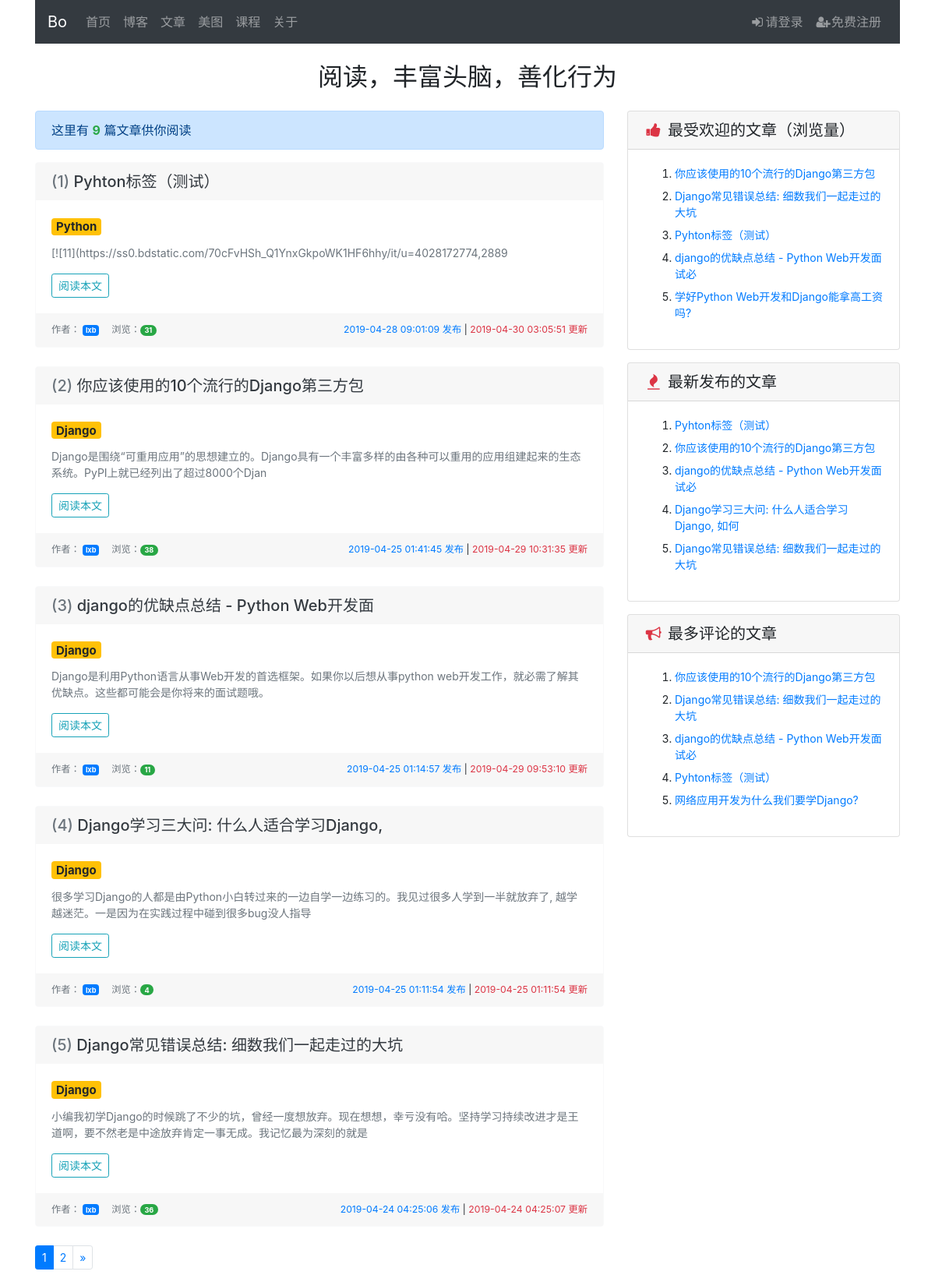
The page /article/list-article-titles/ on the database its author committed.
### article/models.py (models this page shows, shortened)
class ArticlePost(models.Model):
    author = models.ForeignKey(User, related_name='article',
                               on_delete=models.CASCADE, verbose_name='作者')
    title = models.CharField('标题', max_length=200)
    slug = models.SlugField('Slug', max_length=500)
    column = models.ForeignKey(ArticleColumn, related_name='article_column',
                               on_delete=models.CASCADE, verbose_name='栏目')
    body = models.TextField()
    created = models.DateTimeField('创建时间', default=timezone.now)
    updated = models.DateTimeField('修改时间', auto_now=True)
    users_like = models.ManyToManyField(User, related_name='articles_like', blank=True, verbose_name='点赞')
    total_views = models.PositiveIntegerField('浏览量', default=0)
    article_tag = models.ManyToManyField(ArticleTag, related_name='article_tag', blank=True, verbose_name='文章标签')
    class Meta:
        ordering = ['-updated']
        index_together = (('id', 'slug'),)
    def get_url_path(self):
        return reverse('article:list_article_detail', args=[self.id, self.slug])

class ArticleColumn(models.Model):
    user = models.ForeignKey(User, related_name='article_column',
                             on_delete=models.CASCADE, verbose_name='作者')
    column = models.CharField('栏目', max_length=200)
    created = models.DateField('创建时间', auto_now_add=True)
    def __str__(self):
        return self.column

### article/list_views.py (the view)
# urls.py: path('list-article-titles/', list_views.article_titles, name='article_titles'),
def article_titles(request, username=None):
    if username:
        user = User.objects.get(username=username)
        articles_title = ArticlePost.objects.filter(author=user)
        try:
            userinfo = user.userinfo
        except:
            userinfo = None
    else:
        articles_title = ArticlePost.objects.all()
    paginator = Paginator(articles_title, 5)
    page = request.GET.get('page')
    try:
        current_page = paginator.page(page)     # 获取指定页面内容，其参数必须>=1的整数
        articles = current_page.object_list  # 获取当前页对应的所有记录
    except PageNotAnInteger:        # 页码不是整数，捕获异常
        current_page = paginator.page(1)
        articles = current_page.object_list
    except EmptyPage:       # 页码为空，捕获异常
        current_page = paginator.page(paginator.num_pages)      # 返回页数
        articles = current_page.object_list
    if username:
        return render(request, 'article/list/author_titles.html', {'articles': articles, 'page': current_page,
                                                                    'userinfo': userinfo, 'user': user})
    return render(request, 'article/list/article_titles.html', {'articles': articles, 'page': current_page})

### article/templatetags/article_tags.py (called while the page is built)
@register.simple_tag
def total_articles():
    return ArticlePost.objects.count()

@register.simple_tag
def show_total_views(n=5):
    return ArticlePost.objects.all().order_by('-total_views')[:n]

@register.inclusion_tag('article/list/latest_articles.html')
def show_latest_articles(n=5):
    latest_articles = ArticlePost.objects.order_by('-created')[:n]
    return {'latest_articles': latest_articles}

@register.simple_tag
def most_commented_articles(n=5):
    return ArticlePost.objects.annotate(total_comments=Count('comments')).order_by('-total_comments')[:n]

### templates/article/list/article_titles.html (shortened to what this page needs)
{% extends "base.html" %}
{% load article_tags %}
{% block content %}
    <div class="row justify-content-center mb-3">
        <h2>阅读，丰富头脑，善化行为</h2>
    </div>
    <div class="row">
        <div class="col-md-8">
            <div class="alert alert-primary" role="alert">
                这里有 <span class="font-weight-bold text-success">{% total_articles %}</span> 篇文章供你阅读
            </div>
            {% for article in articles %}
                <div class="card border-light mb-4 small">
                    <h5 class="card-header border-0">
                        <span class="text-secondary">({{ forloop.counter }})</span>
                        <a href="{{ article.get_url_path }}" class="text-dark">{{ article.title | truncatechars:28 }}</a>
                    </h5>
                    <div class="card-body">
                        <h5 class="card-title"><span class="badge badge-warning">{{ article.column }}</span></h5>
                        <div class="card-text text-secondary">
                            {{ article.body | striptags | truncatechars:80 | linebreaks }}
                        </div>
                        <a href="{{ article.get_url_path }}" class="btn btn-outline-info btn-sm">阅读本文</a>
                    </div>
                    <div class="card-footer border-0">
                        <small class="text-muted pull-left">作者：
                            <a href="{% url 'article:author_titles' article.author.username %}" class="badge badge-primary">
                                {{ article.author.username }}
                            </a>
                        </small>
                        <small class="text-muted pull-left ml-3">
                            浏览：<span class="badge badge-success badge-pill">{{ article.total_views }}</span>
                        </small>
                        <small class="pull-right">
                            <span class="text-primary">{{ article.created | date:"Y-m-d h:i:s" }} 发布</span> |
                            <span class="text-danger">{{ article.updated | date:"Y-m-d h:i:s" }} 更新</span>
                        </small>
                    </div>
                </div>
            {% endfor %}
        </div>
        <div class="col-md-4">
            <div class="card mb-3">
                <h5 class="card-header"><i class="fa fa-fw fa-thumbs-up text-danger"></i> 最受欢迎的文章（浏览量）</h5>
                <div class="card-body small">
                    {% show_total_views 5 as total_views %}
                    <ol>
                        {% for hot_article in total_views %}
                            <li class="mb-2">
                                <a href="{{hot_article.get_url_path}}">{{ hot_article.title | truncatechars:30 }}</a>
                            </li>
                        {% endfor %}
                    </ol>
                </div>
            </div>
            {% show_latest_articles 5 %}
            <div class="card mb-3">
                <h5 class="card-header"><i class="fa fa-fw fa-bullhorn text-danger"></i> 最多评论的文章</h5>
                <div class="card-body small">
                    {% most_commented_articles 5 as most_comments %}
                    <ol>
                        {% for comment_article in most_comments %}
                            <li class="mb-2">
                                <a href="{{comment_article.get_url_path}}">{{ comment_article.title | truncatechars:30 }}</a>
                            </li>
                        {% endfor %}
                    </ol>
                </div>
            </div>
        </div>
    </div>
    {% include "paginator.html" %}
{% endblock %}

### templates/article/list/latest_articles.html
<div class="card mb-3">
    <h5 class="card-header"><i class="fa fa-fw fa-fire text-danger"></i> 最新发布的文章</h5>
    <div class="card-body small">
        <ol>
            {% for article in latest_articles %}
                <li class="mb-2">
                    <a href="{{article.get_url_path}}">{{ article.title | truncatechars:30 }}</a>
                </li>
            {% endfor %}
        </ol>
    </div>
</div>

### rows shown on the page
ArticlePost: title "Pyhton标签（测试）", column "Python", body "[![11](https://ss0.bdstatic.com/70cFvHSh_Q1YnxGkpoWK1HF6hhy/it/u=4028172774,2889", author.username "lxb", total_views "31", created "2019-04-28 09:01:09", updated "2019-04-30 03:05:51"
ArticlePost: title "你应该使用的10个流行的Django第三方包", column "Django", body "Django是围绕“可重用应用”的思想建立的。Django具有一个丰富多样的由各种可以重用的应用组建起来的生态系统。PyPI上就已经列出了超过8000个Djan", author.username "lxb", total_views "38", created "2019-04-25 01:41:45", updated "2019-04-29 10:31:35"
ArticlePost: title "django的优缺点总结 - Python Web开发面", column "Django", body "Django是利用Python语言从事Web开发的首选框架。如果你以后想从事python web开发工作，就必需了解其优缺点。这些都可能会是你将来的面试题哦。", author.username "lxb", total_views "11", created "2019-04-25 01:14:57", updated "2019-04-29 09:53:10", title "django的优缺点总结 - Python Web开发面试必"
ArticlePost: title "Django学习三大问: 什么人适合学习Django,", column "Django", body "很多学习Django的人都是由Python小白转过来的一边自学一边练习的。我见过很多人学到一半就放弃了, 越学越迷茫。一是因为在实践过程中碰到很多bug没人指导", author.username "lxb", total_views "4", created "2019-04-25 01:11:54", updated "2019-04-25 01:11:54", title "Django学习三大问: 什么人适合学习Django, 如何"
ArticlePost: title "Django常见错误总结: 细数我们一起走过的大坑", column "Django", body "小编我初学Django的时候跳了不少的坑，曾经一度想放弃。现在想想，幸亏没有哈。坚持学习持续改进才是王道啊，要不然老是中途放弃肯定一事无成。我记忆最为深刻的就是", author.username "lxb", total_views "36", created "2019-04-24 04:25:06", updated "2019-04-24 04:25:07"
ArticlePost: title "学好Python Web开发和Django能拿高工资吗?"
ArticlePost: title "网络应用开发为什么我们要学Django?"

### other values the page prints
{{ page_num }} "1"
{{ page_num }} "2"
